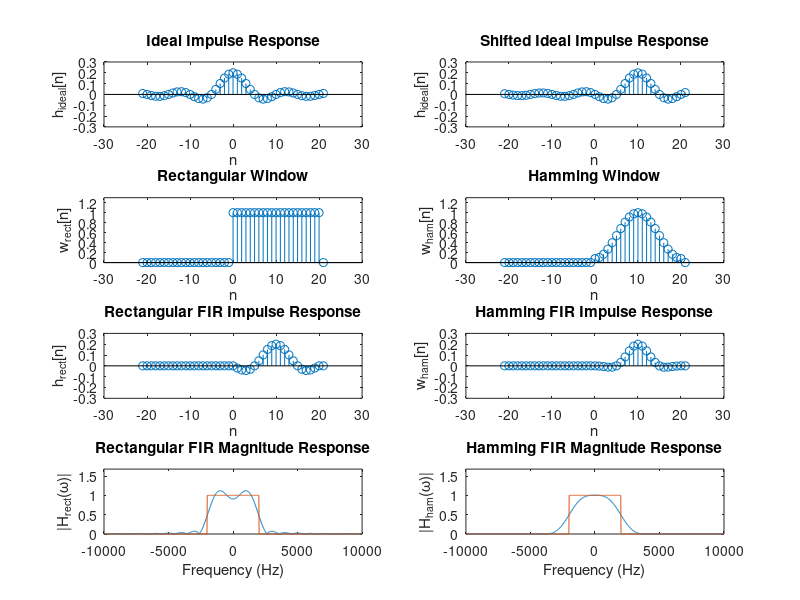

Write the MATLAB code that produced this figure.
%% Compute
% This script can actually be used nicely to check out LP FIR filters at
% arbitrary fc using rect- and ham- windowed FIR filters of arbitrary
% length

fc = 2e3; Fs = 20e3; T = 1/Fs;
Lh = 21; L = Lh-1;

hc_ideal = @(t) 2*fc*sinc(2*fc*t);
h_ideal = @(n) T*hc_ideal(n*T);

w_rect = @(n) (n>=0 & n<=L);
w_ham = @(n) (0.54 - 0.46*cos(2*pi*n/L)).*w_rect(n);

n = -L-1:L+1;
h_rect = h_ideal(n-(L/2)).*w_rect(n);
h_ham = h_ideal(n-(L/2)).*w_ham(n);

Om = linspace(-pi,pi,1001); f = Om/(2*pi*T);
Hrec = polyval(h_rect,exp(1j*Om)).*exp(-1j*L*Om);
Hham = polyval(h_ham,exp(1j*Om)).*exp(-1j*L*Om);
rect = @(t,tau) (t>=(-tau/2) & t<=(tau/2));
wc = 2*pi*fc; Om_c = wc*T;
Hideal = rect(Om,2*Om_c);


%% Plot
subplot(4,2,1);
stem(n,h_ideal(n)); xlabel('n'); ylabel('h_{ideal}[n]'); title('Ideal Impulse Response');
m = max(h_ideal(n));
ylim([-1.5*m,1.5*m]); %grid on;
subplot(4,2,2);
stem(n,h_ideal(n-(L/2))); xlabel('n'); ylabel('h_{ideal}[n]'); title('Shifted Ideal Impulse Response');
ylim([-1.5*m,1.5*m]); %grid on;

subplot(4,2,3);
stem(n,w_rect(n)); xlabel('n'); ylabel('w_{rect}[n]'); title('Rectangular Window');
ylim([0,1.3]);%grid on;
subplot(4,2,4);
stem(n,w_ham(n)); xlabel('n'); ylabel('w_{ham}[n]'); title('Hamming Window');
ylim([0,1.3]);%grid on;

subplot(4,2,5);
stem(n,h_rect); xlabel('n'); ylabel('h_{rect}[n]'); title('Rectangular FIR Impulse Response');
ylim([-1.5*m,1.5*m]); %grid on;
subplot(4,2,6);
stem(n,h_ham); xlabel('n'); ylabel('w_{ham}[n]'); title('Hamming FIR Impulse Response');
ylim([-1.5*m,1.5*m]); %grid on;

subplot(4,2,7);
plot(f,abs(Hrec),f,abs(Hideal)); xlabel('Frequency (Hz)'); ylabel('|H_{rect}(\omega)|'); title('Rectangular FIR Magnitude Response');
m2 = max(abs([Hrec,Hideal]));
ylim([0,1.5*m2]);
subplot(4,2,8);
plot(f,abs(Hham),f,abs(Hideal)); xlabel('Frequency (Hz)'); ylabel('|H_{ham}(\omega)|'); title('Hamming FIR Magnitude Response');
m2 = max(abs([Hrec,Hideal]));
ylim([0,1.5*m2]);
